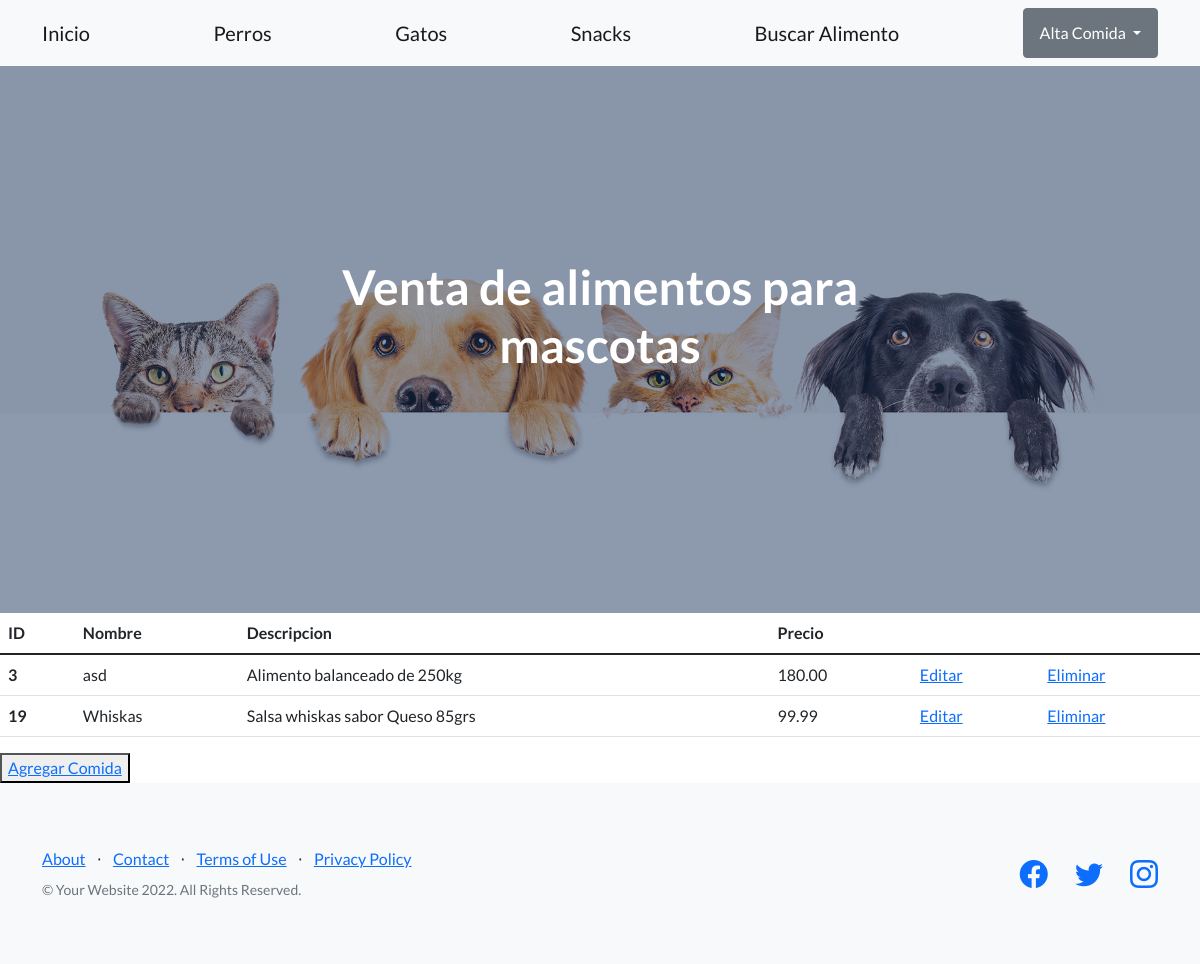
Screenshot of /snackys with the database file from the repository.
### appComida/models.py (models this page shows, shortened)
class Snacks(models.Model):
    nombre = models.CharField(max_length=20)
    desc = models.CharField(max_length=100)
    precio = models.DecimalField(max_digits=10, decimal_places=2)

### appComida/views.py (the view)
# urls.py: path('snackys', views.snacks, name= "snacks"),
def snacks(request):
    snackys = Snacks.objects.all()
    dicc = {"snacks" : snackys}
    plantilla = loader.get_template("snacks.html")
    doc = plantilla.render(dicc)
    return HttpResponse (doc)

### appComida/template/snacks.html
{% extends "index.html" %}
{% load static %}
{% block compartido %}
<table class="table">
    <thead>
      <tr>
        <th scope="col">ID</th>
        <th scope="col">Nombre</th>
        <th scope="col">Descripcion</th>
        <th scope="col">Precio</th>
      </tr>
    </thead>
    <tbody>
        {% for n in snacks %}
      <tr>
        <th scope="row">{{n.id}}</th>
        <td>{{n.nombre}}</td>
        <td>{{n.desc}}</td>
        <td>{{n.precio}}</td>
        <td><a href="{% url 'editar_snacks' n.id %}">Editar</a></td>
        <td><a href="{% url 'elimina_snacks' n.id %}">Eliminar</a></td>
      </tr>
        {% endfor %}
    </tbody>
  </table>
  <button>
    <a href="alta_snacks">Agregar Comida</a>
  </button>
{% endblock %}

### rows the page displays
Snacks: id "3", nombre "asd", desc "Alimento balanceado de 250kg", precio "180.00"
Snacks: id "19", nombre "Whiskas", desc "Salsa whiskas sabor Queso 85grs", precio "99.99"
